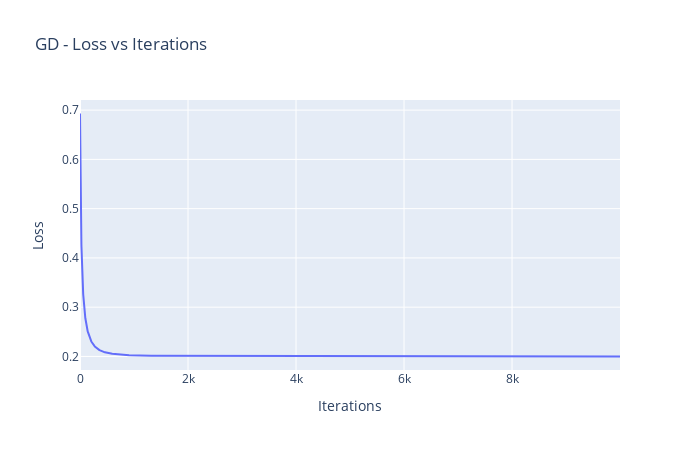
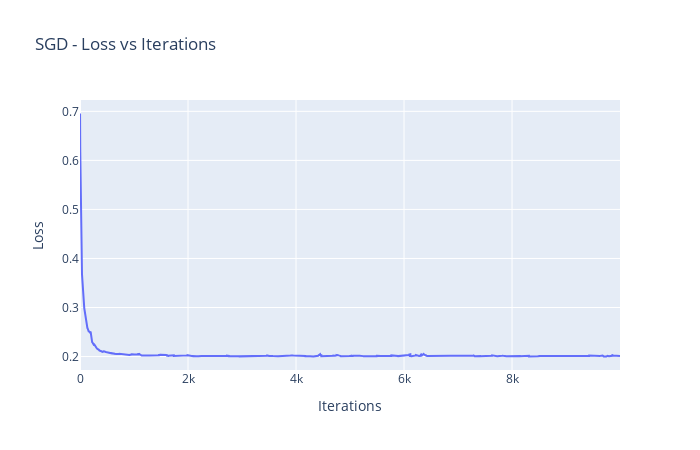
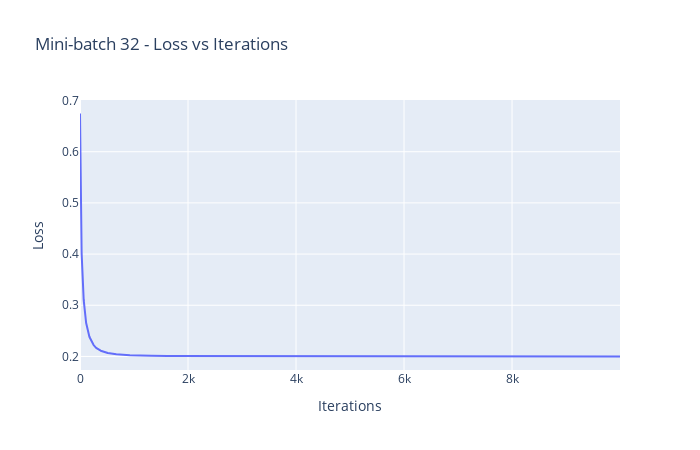
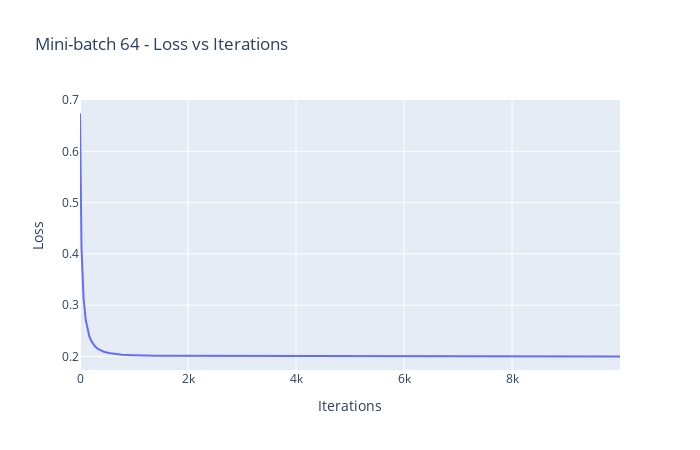

Notebook code for these charts, in order:
### Code cell
import plotly.graph_objects as go
import numpy as np

methods = {
    "GD": (loss_history_gd, gd_time),
    "SGD": (loss_history_sgd, sgd_time),
    "Mini-batch 32": (loss_history_batch32, mb32_time),
    "Mini-batch 64": (loss_history_batch64, mb64_time),
    "SAGA": (loss_history_saga, saga_time)
}

# ----- Loss vs Iterations -----
for method, (loss_hist, _) in methods.items():
    fig = go.Figure()
    fig.add_trace(go.Scatter(y=loss_hist, mode='lines', name=method))
    fig.update_layout(
        title=f'{method} - Loss vs Iterations',
        xaxis_title='Iterations',
        yaxis_title='Loss',
        width=700, height=450
    )
    fig.show()

# ----- Loss vs Time -----
for method, (loss_hist, t) in methods.items():
    fig = go.Figure()
    fig.add_trace(go.Scatter(x=np.linspace(0, t, len(loss_hist)), y=loss_hist, mode='lines', name=method))
    fig.update_layout(
        title=f'{method} - Loss vs Time',
        xaxis_title='Time (s)',
        yaxis_title='Loss',
        width=700, height=450
    )
    fig.show()

### Figure 1 — Plotly figure (JSON) as saved in the notebook; plotly's stock layout.template omitted (floating-point values rounded to 4 significant figures; data arrays with more than 128 entries replaced by an {"elided": "..."} marker saying what was removed)
{"data": [{"mode": "lines", "name": "GD", "type": "scatter", "y": {"elided": "10000 float values"}}], "layout": {"height": 450, "title": {"text": "GD - Loss vs Iterations"}, "width": 700, "xaxis": {"title": {"text": "Iterations"}}, "yaxis": {"title": {"text": "Loss"}}}}

### Figure 2 — Plotly figure (JSON) as saved in the notebook; plotly's stock layout.template omitted (floating-point values rounded to 4 significant figures; data arrays with more than 128 entries replaced by an {"elided": "..."} marker saying what was removed)
{"data": [{"mode": "lines", "name": "SGD", "type": "scatter", "y": {"elided": "10000 float values"}}], "layout": {"height": 450, "title": {"text": "SGD - Loss vs Iterations"}, "width": 700, "xaxis": {"title": {"text": "Iterations"}}, "yaxis": {"title": {"text": "Loss"}}}}

### Figure 3 — Plotly figure (JSON) as saved in the notebook; plotly's stock layout.template omitted (floating-point values rounded to 4 significant figures; data arrays with more than 128 entries replaced by an {"elided": "..."} marker saying what was removed)
{"data": [{"mode": "lines", "name": "Mini-batch 32", "type": "scatter", "y": {"elided": "10000 float values"}}], "layout": {"height": 450, "title": {"text": "Mini-batch 32 - Loss vs Iterations"}, "width": 700, "xaxis": {"title": {"text": "Iterations"}}, "yaxis": {"title": {"text": "Loss"}}}}

### Figure 4 — Plotly figure (JSON) as saved in the notebook; plotly's stock layout.template omitted (floating-point values rounded to 4 significant figures; data arrays with more than 128 entries replaced by an {"elided": "..."} marker saying what was removed)
{"data": [{"mode": "lines", "name": "Mini-batch 64", "type": "scatter", "y": {"elided": "10000 float values"}}], "layout": {"height": 450, "title": {"text": "Mini-batch 64 - Loss vs Iterations"}, "width": 700, "xaxis": {"title": {"text": "Iterations"}}, "yaxis": {"title": {"text": "Loss"}}}}
